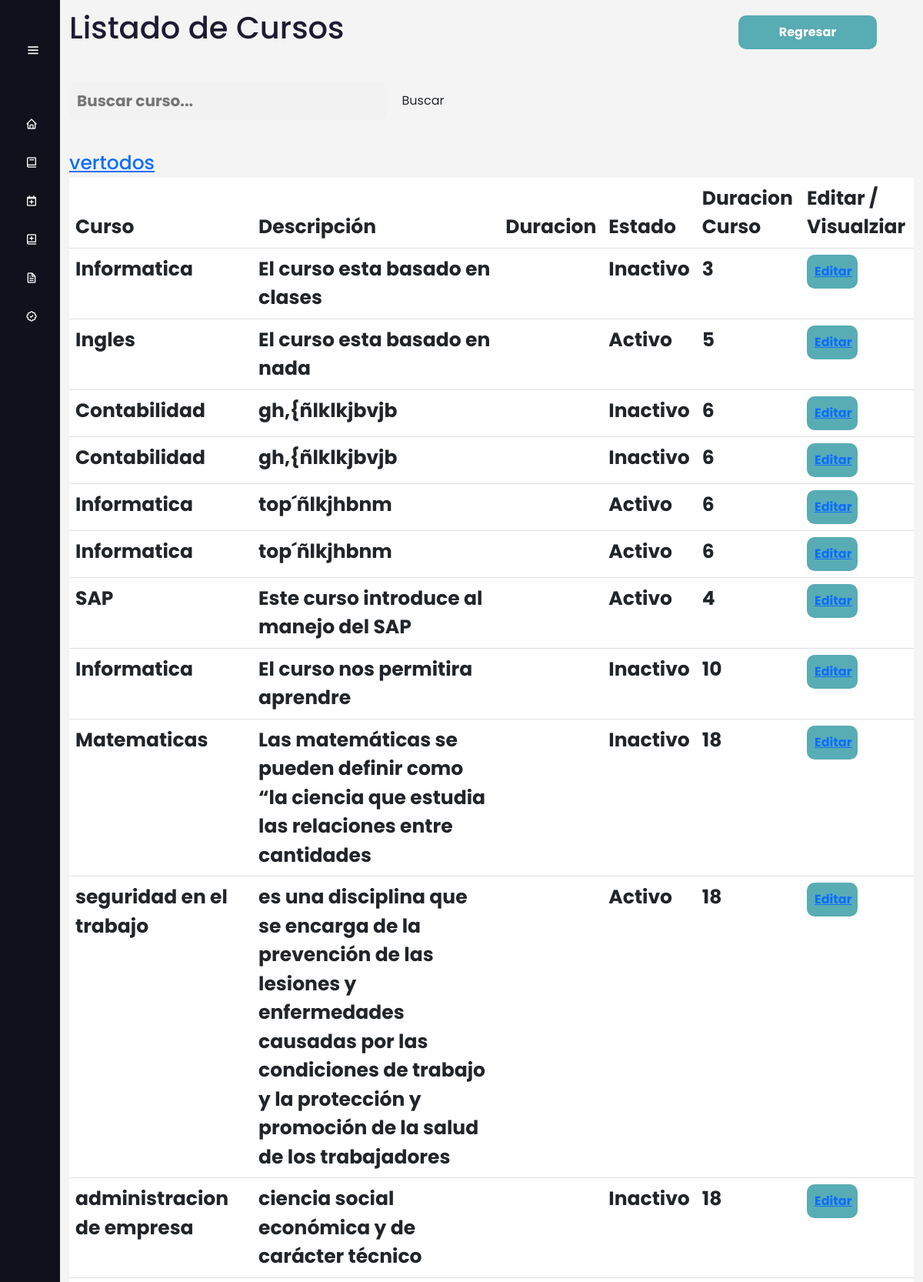
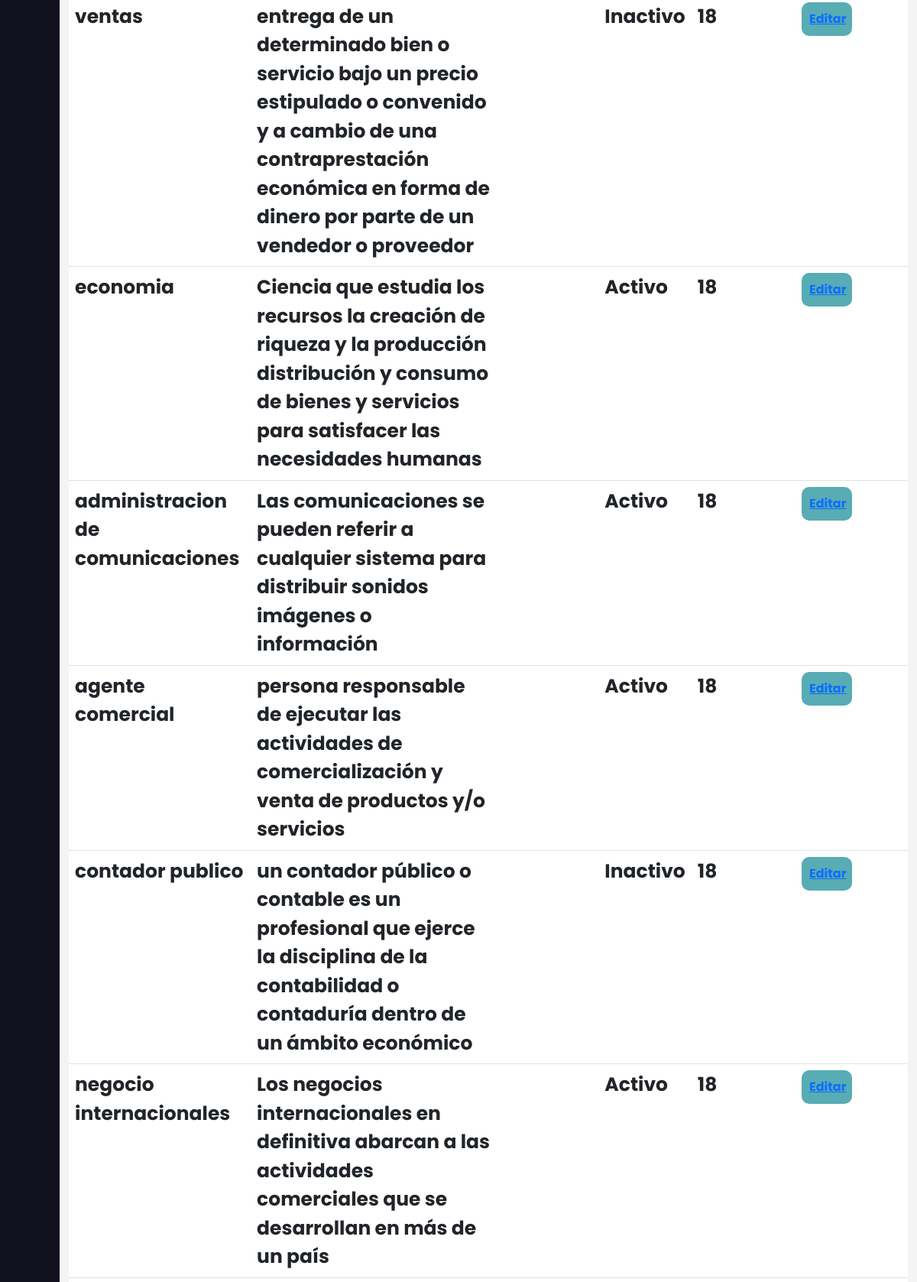
Screenshot of /cursos/lista_de_cursos/ (upper part) with the database file from the repository (2 pictures, top to bottom).
### AppCursos/models.py (models this page shows, shortened)
class Cursos(models.Model):
     nombre_curso=models.CharField(max_length=100)
     descripcion_curso = models.CharField(max_length=500)
     estado_curso= models.BooleanField(default=False)
     duracion_curso = models.IntegerField(blank=True, null=True)
     iconoCurso = models.ImageField(upload_to='IconosCurso', null=True,blank=True)
     class Meta:
          verbose_name_plural = 'Cursos'

### AppCursos/views.py (the view)
# urls.py: path('lista_de_cursos/', views.Listar_cursos, name='listar_cursos'),
def Listar_cursos(request):
    listarc = Cursos.objects.all()
    context = {'listarc':listarc}
    return render(request,'Cursos/listar_cursos.html',context)

### Templates/Cursos/listar_cursos.html
{% extends 'Layout/Base.html' %}
{% load static %}
{% block content %}
<link rel="stylesheet" href="{% static 'Css/Curso.css' %}">
	<div class="home_content">
		<div class="text">
            <h1> Listado de Cursos </h1>
            <br>
            <form class="search" action="{% url 'filtrar' %}" method="GET">
                <input type="text" class="search-bar" name="search" placeholder="Buscar curso...">
                <input type="submit" class="btn search-btn" value="Buscar">
            </form>
            <br>
            <span class="aux-btns"><a href="{% url 'listar_cursos' %}">vertodos</a> </span>
            <div class="table-responsive" >
                <table class="table " id="tablam">
                    <thead>
                        <tr>
                            <th scope="col">Curso</th>
                            <th scope="col">Descripción</th>
                            <th scope="col">Duracion</th>
                            <th scope="col">Estado</th>
                            <th scope="col">Duracion Curso</a></th>
                            <th scope="col">Editar / Visualziar</th>
                        </tr>
                    </thead>
                    <tbody>
                        {% for curso in listarc %}
                            <tr>
                                <th scope="row">{{curso.nombre_curso}}</th>
                                <th scope="row">{{curso.descripcion_curso}}</th>
                                <th scope="row">{{curso.duracion}}</th>
                                {% if curso.estado_curso %}
                                <th scope="row">Activo</th>
                                {% else %}
                                <th scope="row">Inactivo</th>
                                {% endif %}
                                <th scope="row">{{curso.duracion_curso}}</th>
                                <td>
                                    <button class="editar"><a href="{% url 'editar_curso' curso.id %}">Editar</a></button>
                                </td>
                            </tr>
                    </tbody>
                    {% endfor %}
                </table>
            </div>
        </div>
    </div>
    <a href="{% url 'cursos' %}" id="back2">
		<div>
			<button class="back">Regresar</button>
		</div>
	</a>
{% endblock %}

### static/Css/Estilo.css (style rules this page uses)
* { margin: 0; padding: 0; box-sizing: border-box; font-family: "Poppins", sans-serif; }
body { position: relative; min-height: 100vh; width: 100%; overflow: hidden; }

### static/Css/Curso.css (style rules this page uses)
body { margin: 0; padding: 0; box-sizing: border-box; background-color: #f2f0f0b4; overflow-y: scroll; }
.home_content { position: absolute; height: 100%; width: calc(100% - 78px); left: 78px; transition: all 0.5s ease; }
.home_content .text { font-size: 25px; font-weight: 500; color: #1d1b31; margin: 12px; }
button { width: 50%; padding: 10px; border: none; border-radius: 10px; background-color: #58acb4; color: #fff; font-size: 16px; font-weight: bold; cursor: pointer; }
input[type="text"], #id_duracion_curso, #id_iconoCurso, #id_numero_intentos, #id_instrucciones_evaluacion { background-color: #f2f2f2; border: none; border-radius: 10px; outline: none; padding: 10px; transition: all 0.3s ease; font-size: 20px; font-weight: bold; color: #333; }
.back { position: absolute; top: 20px; right:5%; width: 15vw; font-size: 16px; font-weight: bold; cursor: pointer; transition: all 0.3s ease; }

### rows the page displays
Cursos: nombre_curso "Informatica", descripcion_curso "El curso esta basado en clases", estado_curso "Inactivo", duracion_curso "3"
Cursos: nombre_curso "Ingles", descripcion_curso "El curso esta basado en nada", estado_curso "Activo", duracion_curso "5"
Cursos: nombre_curso "Contabilidad", descripcion_curso "gh,{ñlklkjbvjb", estado_curso "Inactivo", duracion_curso "6"
Cursos: nombre_curso "Contabilidad", descripcion_curso "gh,{ñlklkjbvjb", estado_curso "Inactivo", duracion_curso "6"
Cursos: nombre_curso "Informatica", descripcion_curso "top´ñlkjhbnm", estado_curso "Activo", duracion_curso "6"
Cursos: nombre_curso "Informatica", descripcion_curso "top´ñlkjhbnm", estado_curso "Activo", duracion_curso "6"
Cursos: nombre_curso "SAP", descripcion_curso "Este curso introduce al manejo del SAP", estado_curso "Activo", duracion_curso "4"
Cursos: nombre_curso "Informatica", descripcion_curso "El curso nos permitira aprendre", estado_curso "Inactivo", duracion_curso "10"
Cursos: nombre_curso "Matematicas", descripcion_curso "Las matemáticas se pueden definir como “la ciencia que estudia las relaciones entre cantidades", estado_curso "Inactivo", duracion_curso "18"
Cursos: nombre_curso "seguridad en el trabajo", descripcion_curso "es una disciplina que se encarga de la prevención de las lesiones y enfermedades causadas por las condiciones de trabajo y la protección y promoción de la salud de los trabajadores", estado_curso "Activo", duracion_curso "18"
Cursos: nombre_curso "administracion de empresa", descripcion_curso "ciencia social económica y de carácter técnico", estado_curso "Inactivo", duracion_curso "18"
Cursos: nombre_curso "ventas", descripcion_curso "entrega de un determinado bien o servicio bajo un precio estipulado o convenido y a cambio de una contraprestación económica en forma de dinero por parte de un vendedor o proveedor", estado_curso "Inactivo", duracion_curso "18"
Cursos: nombre_curso "economia", descripcion_curso "Ciencia que estudia los recursos la creación de riqueza y la producción distribución y consumo de bienes y servicios para satisfacer las necesidades humanas", estado_curso "Activo", duracion_curso "18"
Cursos: nombre_curso "administracion de comunicaciones", descripcion_curso "Las comunicaciones se pueden referir a cualquier sistema para distribuir sonidos imágenes o información", estado_curso "Activo", duracion_curso "18"
Cursos: nombre_curso "agente comercial", descripcion_curso "persona responsable de ejecutar las actividades de comercialización y venta de productos y/o servicios", estado_curso "Activo", duracion_curso "18"
Cursos: nombre_curso "contador publico", descripcion_curso "un contador público o contable es un profesional que ejerce la disciplina de la contabilidad o contaduría dentro de un ámbito económico", estado_curso "Inactivo", duracion_curso "18"
Cursos: nombre_curso "negocio internacionales", descripcion_curso "Los negocios internacionales en definitiva abarcan a las actividades comerciales que se desarrollan en más de un país", estado_curso "Activo", duracion_curso "18"
